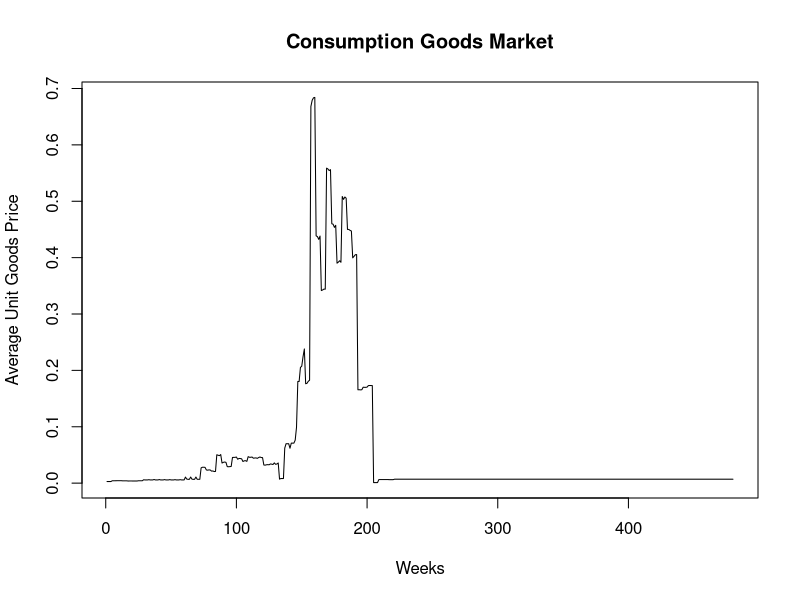
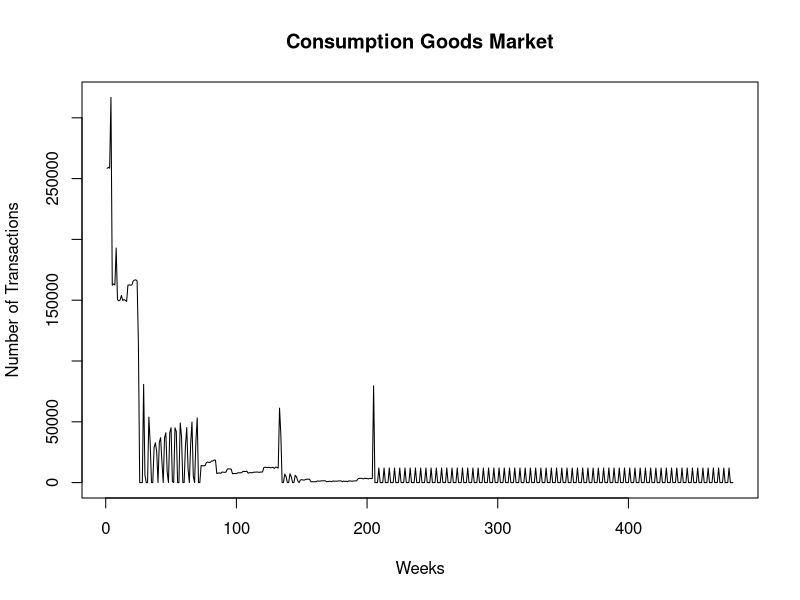
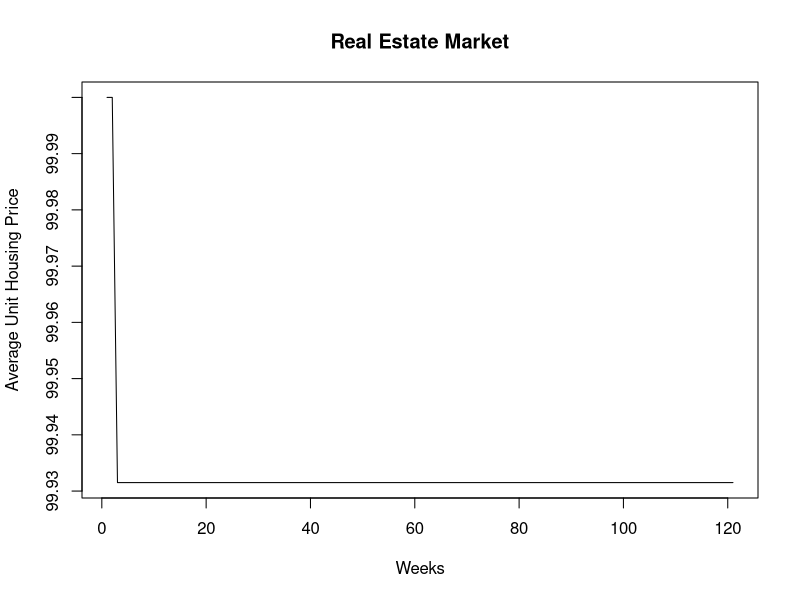
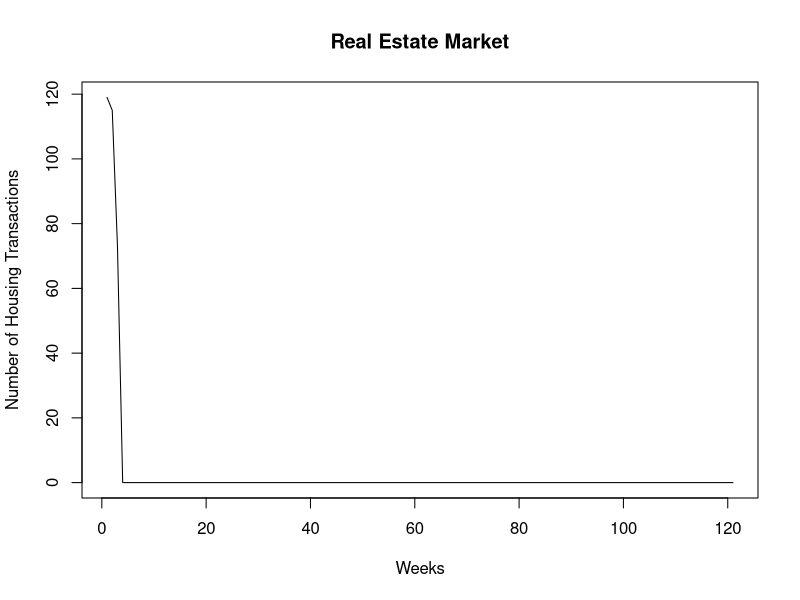
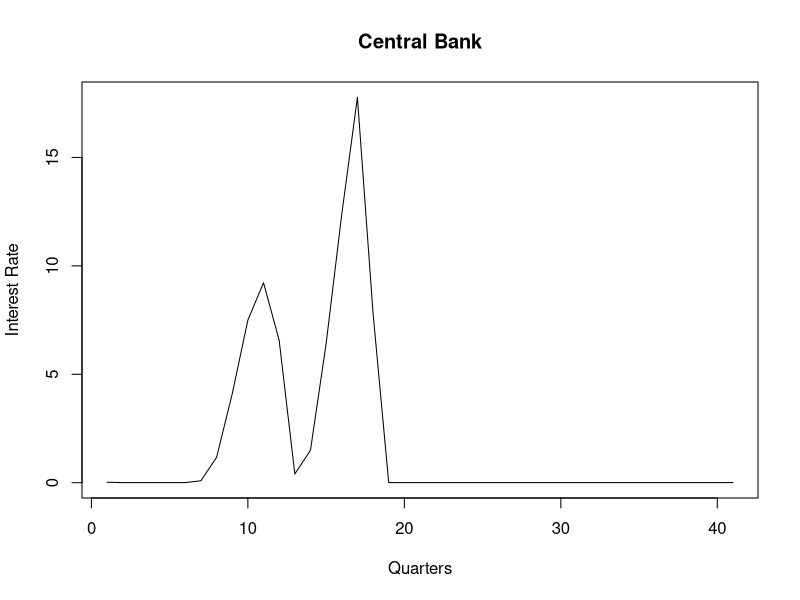
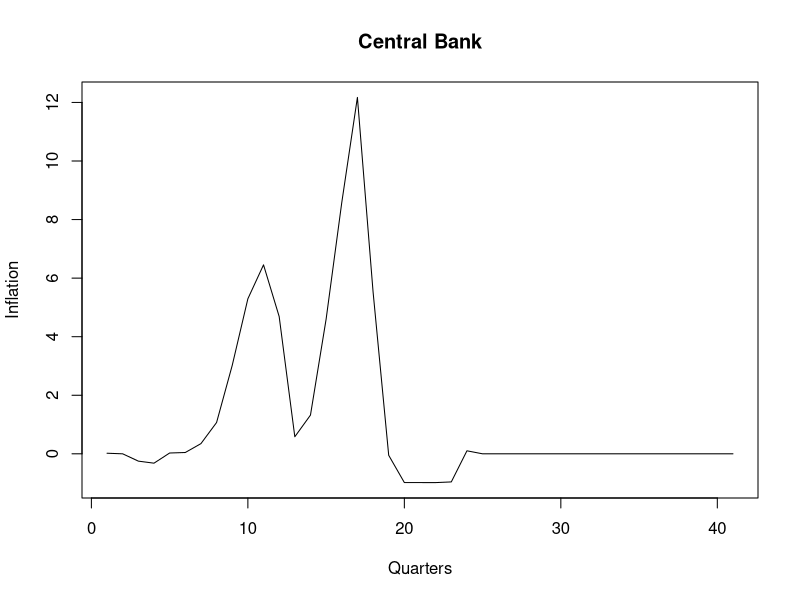
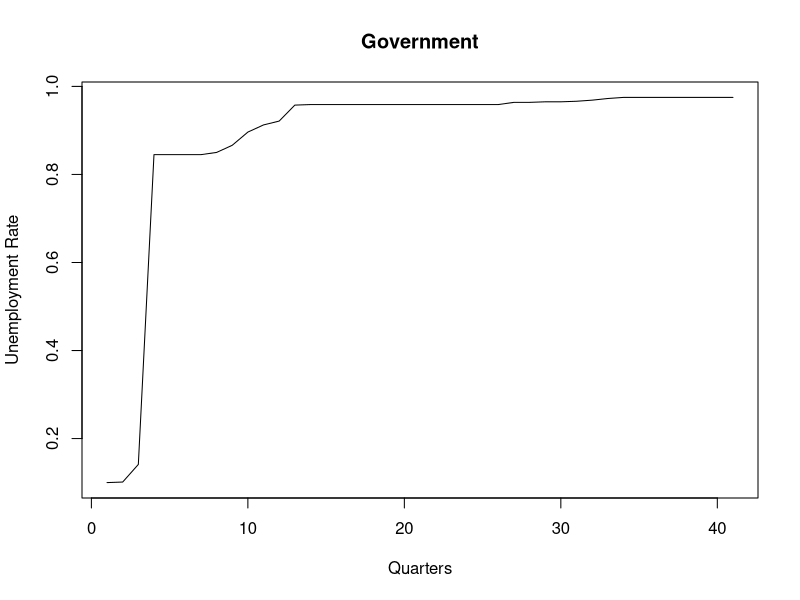
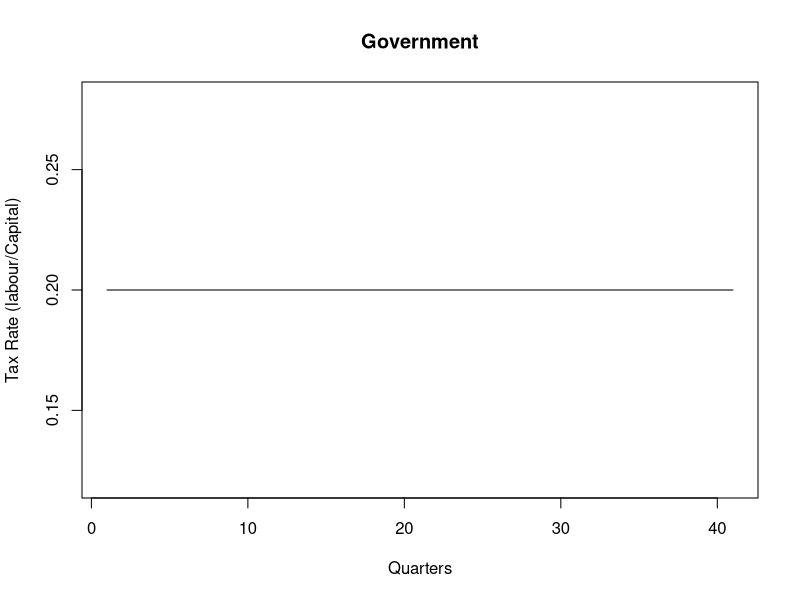

These charts were generated, in order, by the following R code: (Note: this script raises an error after producing the figures.)
time_series_boxplot <- function(nagents, niter, datavector, xlabel, ylabel, title, fname){
	png(fname, width = 800, height = 800, pointsize=24)
	times <- (1:niter)
	values <- matrix(datavector, nrow = niter, ncol = nagents, byrow = T)
	boxplot(values~times, type="l", xlab = xlabel, ylab=ylabel, main = title)
	dev.off()
}

time_series_mean <- function(nagents, niter, datavector, xlabel, ylabel, title, fname){
	png(fname, width = 800, height = 800, pointsize=24)
	times <- (1:niter)
	means <- (1:niter)
	values <- matrix(datavector, nrow = niter, ncol = nagents, byrow = T)
	for (i in 1:niter){
		means[i] <- mean(values[i,])
	}
	plot(means~times, type="l", xlab = xlabel, ylab=ylabel, main = title)
	dev.off()
}

time_series_point <- function(niter, datavector, xlabel, ylabel, title, fname){
	png(fname, width = 800, height = 800, pointsize=24)
	times <- (1:niter)
	plot(datavector~times, type="l", xlab = xlabel, ylab=ylabel, main = title)
	dev.off()
}


setwd("/Users/bulent/Documents/AWorkspace/iceace/FLAME/outputs/plots")

Government <- read.csv('../data/Government_snapshot.txt', sep = " ", header = T, stringsAsFactors = F)
Centralbank <- read.csv('../data/CentralBank_snapshot.txt', sep = " ", header = T, stringsAsFactors = F)
Equityfund <- read.csv('../data/EquityFund_snapshot.txt', sep = " ", header = T, stringsAsFactors = F)
Mall <- read.csv('../data/Mall_snapshot.txt', sep = " ", header = T, stringsAsFactors = F)
REAgency<- read.csv('../data/REAgency_snapshot.txt', sep = " ", header = T, stringsAsFactors = F)

BankBalance <- read.csv('../data/Bank_BalanceSheet.txt', sep = " ", header = T, stringsAsFactors = F)
BankIncome <- read.csv('../data/Bank_IncomeStatement.txt', sep = " ", header = T, stringsAsFactors = F)

FirmMonthly <- read.csv('../data/Firm_Monthly.txt', sep = " ", header = T, stringsAsFactors = F)
FirmBalance <- read.csv('../data/Firm_Quarterly_BalanceSheet.txt', sep = " ", header = T, stringsAsFactors = F)
FirmIncome <- read.csv('../data/Firm_Quarterly_IncomeStatement.txt', sep = " ", header = T, stringsAsFactors = F)
FirmDividends <- read.csv('../data/Firm_Quarterly_Dividends.txt', sep = " ", header = T, stringsAsFactors = F)

HouseholdQuarterly <- read.csv('../data/Household_Quarterly.txt', sep = " ", header = T, stringsAsFactors = F)
HouseholdWeekly <- read.csv('../data/Household_Weekly.txt', sep = " ", header = T, stringsAsFactors = F)
HouseholdMonthlyFirst <- read.csv('../data/Household_Monthly_FirstDay.txt', sep = " ", header = T, stringsAsFactors = F)
HouseholdMonthlyLast <- read.csv('../data/Household_Monthly_LastDay.txt', sep = " ", header = T, stringsAsFactors = F)

nWeeks <- length(Mall$IT_NO)
nMonths <- length(REAgency$IT_NO)
nQuarters <- length(Equityfund$IT_NO)
nFirms = 15
nHouseholds = 800
nBanks = 2

#MALL:
time_series_mean(1, nWeeks, Mall$AVG_GOODS_PRICE, "Weeks", "Average Unit Goods Price", "Consumption Goods Market", "AvgGoodsPrice.png")
time_series_point(nWeeks, Mall$TRANSACTION_QUANTITY, "Weeks", "Number of Transactions", "Consumption Goods Market", "TransactionVolumeGoods.png")

#Real Estate Agency
time_series_point(nMonths, REAgency$AVG_HOUSING_PRICE, "Weeks", "Average Unit Housing Price", "Real Estate Market", "AvgGoodsPrice.png")
time_series_point(nMonths, REAgency$TRANSACTION_QUANTITY, "Weeks", "Number of Housing Transactions", "Real Estate Market", "TransactionVolumeHouses.png")

#Central Bank
time_series_point(nQuarters, Centralbank$INTEREST_RATE, "Quarters", "Interest Rate", "Central Bank", "InterestRate.png")
time_series_point(nQuarters, Centralbank$INFLATION, "Quarters", "Inflation", "Central Bank", "Inflation.png")

#Government
time_series_point(nQuarters, Government$UNEMPLOYMENT_RATE, "Quarters", "Unemployment Rate", "Government", "UnemploymentRate.png")
time_series_point(nQuarters, Government$LABOUR_TAX_RATE, "Quarters", "Tax Rate (labour/Capital)", "Government", "TaxRate.png")
time_series_point(nQuarters, Government$GOV_GENERAL_BENEFIT_RATE, "Quarters", "General Benefits Rate", "Government", "BenefitsRate.png")
time_series_point(nQuarters, Government$UNEMPLOYMENT_BENEFITS, "Quarters", "Unemployment Benefits", "Government", "BenefitsUnemployment.png")
time_series_point(nQuarters, Government$GENERAL_BENEFITS, "Quarters", "General Benefits", "Government", "BenefitsGeneral.png")

#Equity Fund
time_series_point(nQuarters, Equityfund$DIVIDENDS_RECIEVED, "Quarters", "Dividends Received", "Equity Fund", "FundDividendsReceived.png")
time_series_point(nQuarters, Equityfund$DIVIDENDS_RETAINED, "Quarters", "Dividends Retained", "Equity Fund", "FundDividendsRetained.png")
time_series_point(nQuarters, Equityfund$LIQUIDITY, "Quarters", "Liquidity ", "Equity Fund", "FundLiquidity.png")

#Banks
time_series_mean(nBanks, nQuarters, BankBalance$LOANS, "Quarters", "Loans to Firms (Mean)", "Banks", "Loans.png")
time_series_mean(nBanks, nQuarters, BankBalance$MORTGAGES, "Quarters", "Mortgages to Households (Mean)", "Banks", "Mortgages.png")
time_series_mean(nBanks, nQuarters, BankBalance$DEPOSITS, "Quarters", "Deposits from Firms, HH (Mean)", "Banks", "Deposits.png")
time_series_mean(nBanks, nQuarters, BankBalance$CENTRALBANK_DEBT, "Quarters", "Central Bank Debt (Mean)", "Banks", "BanksDebt.png")
time_series_mean(nBanks, nQuarters, BankBalance$EQUITY, "Quarters", "Equity (Mean)", "Banks", "BanksEquity.png")
time_series_mean(nBanks, nQuarters, BankIncome$INTERESTS_ACCRUED, "Months", "Interests Collected (Mean)", "Banks", "BanksInterestsCollected.png")
time_series_mean(nBanks, nQuarters, BankIncome$TOTAL_WRITEOFFS, "Quarters", "Total Writeoffs(Mean)", "Banks", "BanksWriteoffs.png")
time_series_mean(nBanks, nQuarters, BankIncome$INTERESTS_PAID, "Months", "Interests Paid (Mean)", "Banks", "BanksInterestsPaid.png")
time_series_mean(nBanks, nQuarters, BankIncome$NET_EARNINGS, "Months", "Net Earnings (Mean)", "Banks", "BanksNetEarnings.png")


#Firms
time_series_mean(nFirms, nMonths, FirmMonthly$NO_EMPLOYEES, "Months", "No Employees (mean)", "Firms", "FirmsSize.png")
time_series_mean(nFirms, nMonths, FirmMonthly$INVENTORY, "Months", "Inventory (mean)", "Firms", "FirmsInventory.png")
time_series_mean(nFirms, nMonths, FirmMonthly$PRODUCTION_PLAN, "Months", "Production Plan (mean)", "Firms", "FirmsProductionPlan.png")
time_series_mean(nFirms, nQuarters, FirmDividends$DIVIDENDS_PAID, "Quarters", "Dividends Paid (mean)", "Firms", "FirmsDividendsPaid.png")
time_series_mean(nFirms, nQuarters, FirmIncome$REVENUES, "Quarters", "Sale Revenues (mean)", "Firms", "FirmsRevenues.png")
time_series_mean(nFirms, nQuarters, FirmIncome$LABOUR_COSTS, "Quarters", "Labour Costs (mean)", "Firms", "FirmsLabourCosts.png")
time_series_mean(nFirms, nQuarters, FirmIncome$TOTAL_INTEREST_PAYMENTS, "Quarters", "Interest Payments (mean)", "Firms", "FirmsInterestPayments.png")
time_series_mean(nFirms, nQuarters, FirmIncome$NET_EARNINGS, "Quarters", "Net Earnings (mean)", "Firms", "FirmsNetEarnings.png")

time_series_mean(nFirms, nQuarters, FirmBalance$TOTAL_ASSETS, "Quarters", "Total Assets (mean)", "Firms", "FirmsTotalAssets.png")
time_series_mean(nFirms, nQuarters, FirmBalance$LIQUIDITY, "Quarters", "Liquidity (mean)", "Firms", "FirmsLiquidity.png")
time_series_mean(nFirms, nQuarters, FirmBalance$DEBT, "Quarters", "Debt (mean)", "Firms", "FirmsDebt.png")
time_series_mean(nFirms, nQuarters, FirmBalance$CAPITAL_GOODS, "Quarters", "Capital Goods (mean)", "Firms", "FirmsCapitalGoods.png")


#Household - Weekly
time_series_boxplot(nHouseholds, nWeeks, HouseholdWeekly$LIQUIDITY, "Weeks", "Liquidity (distro)", "Households", "HouseholdsLiquidityWeeklyDistro.png")
time_series_mean(nFirms, nWeeks, HouseholdWeekly$LIQUIDITY, "Weeks", "Liquidity (mean)", "Households", "HouseholdsLiquidityWeekly.png")
time_series_boxplot(nHouseholds, nWeeks, HouseholdWeekly$WEEKLY_CONSUMPTION_BUDGET, "Weeks", "Consumption Goods Budget (distro)", "Households", "HouseholdsConsumptionBudgetWeeklyDistro.png")
time_series_mean(nHouseholds, nWeeks, HouseholdWeekly$WEEKLY_CONSUMPTION_BUDGET, "Weeks", "Consumption Goods Budget (mean)", "Households", "HouseholdsConsumptionBudgetWeekly.png")
time_series_mean(nHouseholds, nWeeks, HouseholdWeekly$money_to_spend, "Weeks", "Money Available to Spend (mean)", "Households", "HouseholdsToSpendWeekly.png")
time_series_mean(nHouseholds, nWeeks, HouseholdWeekly$money_spent, "Weeks", "Money Spent (mean)", "Households", "HouseholdsExpenditureWeekly.png")

#Household - Monthly
time_series_mean(nHouseholds, nMonths, HouseholdMonthlyFirst$LIQUIDITY, "Months", "Liquidity (mean)", "Households", "HouseholdsLiquidityMonthly.png")
time_series_mean(nHouseholds, nMonths, HouseholdMonthlyFirst$MORTGAGES, "Months", "Mortgages (mean)", "Households", "HouseholdsMortgagesMonthly.png")
time_series_mean(nHouseholds, nMonths, HouseholdMonthlyFirst$MORTGAGE_COST, "Months", "Mortgage Costs (mean)", "Households", "HouseholdsMortgageCostsMonthly.png")
time_series_mean(nHouseholds, nMonths, HouseholdMonthlyFirst$HOUSING_UNITS, "Months", "Housing Units (mean)", "Households", "HouseholdsHousingUnits.png")

#Household - Quarterly
time_series_boxplot(nHouseholds, nQuarters, HouseholdQuarterly$HOUSING_VALUE, "Quarters", "Housing Value (boxplot)", "Households", "HouseholdsHousingValue.png")
time_series_boxplot(nHouseholds, nQuarters, HouseholdQuarterly$LIQUIDITY, "Quarters", "Housing Liquidity (boxplot)", "Households", "HouseholdsLiquidityQuarterly.png")
time_series_boxplot(nHouseholds, nQuarters, HouseholdQuarterly$CAPITAL_INCOME, "Quarters", "Capital Income (boxplot)", "Households", "HouseholdsCapitalIncome.png")
time_series_boxplot(nHouseholds, nQuarters, HouseholdQuarterly$HOUSING_PAYMENT, "Quarters", "Housing Payment (boxplot)", "Households", "HouseholdsHousingPayment.png")





